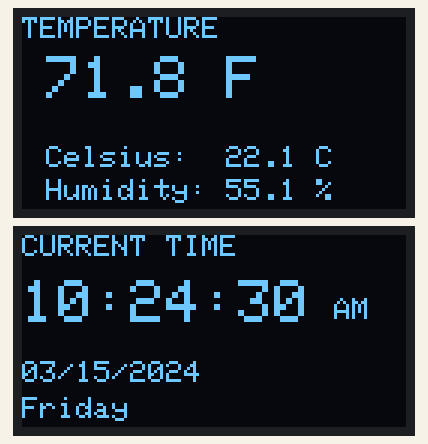
Bench run of a sketch on a simulated ESP32. On the bench: 2 × 128×64 one-colour display. The local clock reads 2024-03-15 10:24:30 at power-on unless the sketch sets it; what the sketch prints to the serial monitor is not drawn.

Above: at 0.5 s.
At 4.5 s:
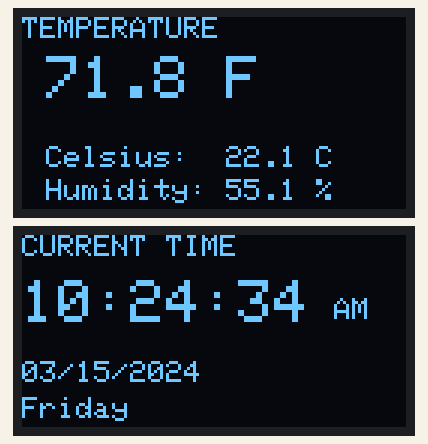
At 9.5 s:
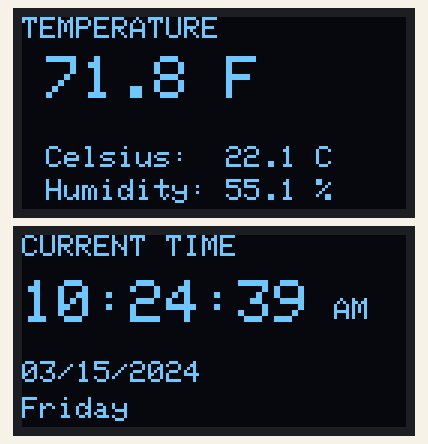
At 19.5 s:
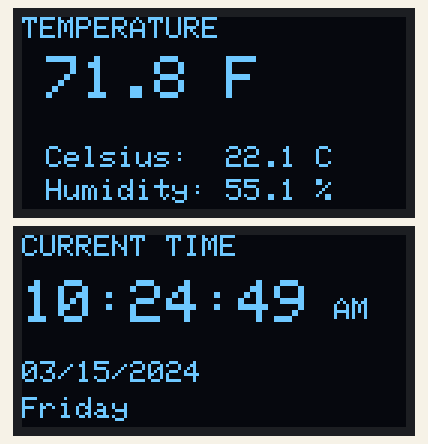
At 28.5 s:
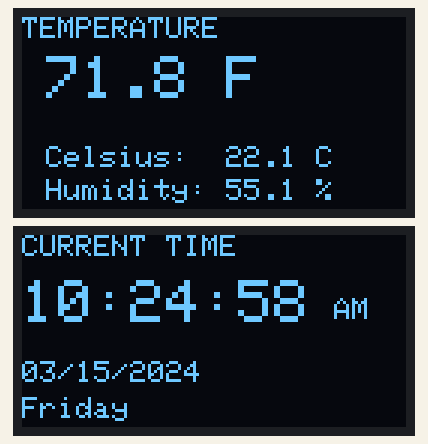
At 38.5 s:
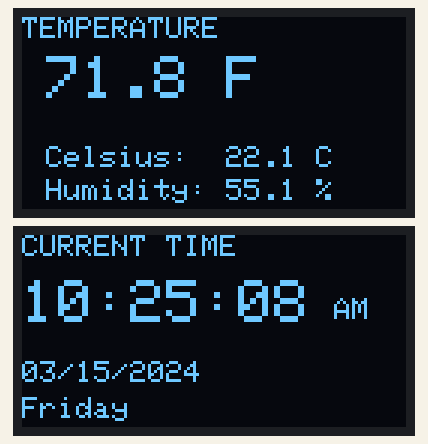

The sketch:

Dual_Oled_DHT_Clock.ino
```cpp
#include <Wire.h>
#include <RTClib.h>
#include <DHT.h>
#include <Adafruit_GFX.h>
#include <Adafruit_SSD1306.h>

// ============================================================
// ESP32 Elegoo DevKit V1 pin assignments
// ============================================================

// I2C bus 0: Temperature OLED + DS3231 RTC
constexpr int I2C0_SDA_PIN = 21;
constexpr int I2C0_SCL_PIN = 22;

// I2C bus 1: Time OLED
constexpr int I2C1_SDA_PIN = 25;
constexpr int I2C1_SCL_PIN = 26;

// DHT22 data pin
constexpr int DHT_PIN = 4;
constexpr uint8_t DHT_TYPE = DHT22;

// Most SSD1306 OLED modules use 0x3C.
constexpr uint8_t OLED_ADDRESS = 0x3C;

constexpr int SCREEN_WIDTH = 128;
constexpr int SCREEN_HEIGHT = 64;
constexpr int OLED_RESET_PIN = -1;

// Refresh periods
constexpr unsigned long CLOCK_REFRESH_MS = 1000;
constexpr unsigned long DHT_REFRESH_MS = 2500;

// ============================================================
// Hardware objects
// ============================================================


// Wire uses ESP32 I2C controller 0 for the temperature OLED and RTC.
// This additional object uses ESP32 I2C controller 1 for the time OLED.
TwoWire timeI2C(1);

RTC_DS3231 rtc;
//DHT dht(DHT_PIN, DHT_TYPE);

Adafruit_SSD1306 temperatureDisplay(
    SCREEN_WIDTH,
    SCREEN_HEIGHT,
    &Wire,
    OLED_RESET_PIN
);

Adafruit_SSD1306 timeDisplay(
    SCREEN_WIDTH,
    SCREEN_HEIGHT,
    &timeI2C,
    OLED_RESET_PIN
);

unsigned long lastClockRefresh = 0;
unsigned long lastDhtRefresh = 0;

const char* DAYS_OF_WEEK[] = {
    "Sunday",
    "Monday",
    "Tuesday",
    "Wednesday",
    "Thursday",
    "Friday",
    "Saturday"
};

// Declare this explicitly so Arduino's generated prototype retains the
// [[noreturn]] attribute used by the definition below.
[[noreturn]] void haltWithMessage(const char* message);

// ============================================================
// Arduino setup
// ============================================================

void setup() {
  Serial.begin(115200);
  delay(250);

  // Start I2C controller 0.
  if (!Wire.begin(
          I2C0_SDA_PIN,
          I2C0_SCL_PIN,
          400000)) {
    haltWithMessage("Could not start I2C bus 0.");
  }

  // Start I2C controller 1.
  if (!timeI2C.begin(
          I2C1_SDA_PIN,
          I2C1_SCL_PIN,
          400000)) {
    haltWithMessage("Could not start I2C bus 1.");
  }

  /*
   * The final two false arguments mean:
   *
   * 1. Do not use a hardware reset pin.
   * 2. Do not call Wire.begin() again because both
   *    I2C buses have already been initialized.
   */

  if (!temperatureDisplay.begin(
          SSD1306_SWITCHCAPVCC,
          OLED_ADDRESS,
          false,
          false)) {
    haltWithMessage(
        "Temperature OLED was not found."
    );
  }

  if (!timeDisplay.begin(
          SSD1306_SWITCHCAPVCC,
          OLED_ADDRESS,
          false,
          false)) {
    haltWithMessage(
        "Time OLED was not found."
    );
  }

  showStartupScreen(
      temperatureDisplay,
      "Starting DHT22..."
  );

  showStartupScreen(
      timeDisplay,
      "Starting DS3231..."
  );

  //dht.begin();

  // Connect RTClib to I2C controller 0.
  if (!rtc.begin(&Wire)) {
    haltWithMessage(
        "DS3231 RTC was not found."
    );
  }

  /*
   * When the DS3231 reports that backup power was lost,
   * set it to the date and time at which this sketch
   * was compiled.
   *
   * It will not reset the clock on every normal reboot.
   */
  if (rtc.lostPower()) {
    Serial.println(
        "RTC lost power; setting compile time."
    );

    // Set the RTC to four hours after the sketch compile time
    rtc.adjust(DateTime(F(__DATE__), F(__TIME__)) + TimeSpan(0, 4, 0, 0));
  }

  // rtc.adjust(DateTime(F(__DATE__), F(__TIME__)));

  updateTemperatureDisplay();
  updateTimeDisplay();

  lastDhtRefresh = millis();
  lastClockRefresh = millis();
}

// ============================================================
// Arduino loop
// ============================================================

void loop() {
  const unsigned long currentMillis = millis();

  if (currentMillis - lastClockRefresh
      >= CLOCK_REFRESH_MS) {
    lastClockRefresh = currentMillis;
    updateTimeDisplay();
  }

  if (currentMillis - lastDhtRefresh
      >= DHT_REFRESH_MS) {
    lastDhtRefresh = currentMillis;
    updateTemperatureDisplay();
  }
}

// ============================================================
// Utility functions
// ============================================================

[[noreturn]] void haltWithMessage(const char* message) {
  Serial.println(message);

  while (true) {
    delay(1000);
  }
}

void showStartupScreen(
    Adafruit_SSD1306& display,
    const char* message
) {
  display.clearDisplay();
  display.setTextColor(SSD1306_WHITE);
  display.setTextSize(1);
  display.setCursor(0, 0);

  display.println("ESP32 Sensor Clock");
  display.println();
  display.println(message);
  display.display();
}

// ============================================================
// Temperature OLED
// ============================================================

void updateTemperatureDisplay() {
  const float humidity = 55.123f;
  const float temperatureC = 22.1f;

  temperatureDisplay.clearDisplay();
  temperatureDisplay.setTextColor(SSD1306_WHITE);

  temperatureDisplay.setTextSize(1);
  temperatureDisplay.setCursor(0, 0);
  temperatureDisplay.println("TEMPERATURE");

  if (isnan(humidity) || isnan(temperatureC)) {
    temperatureDisplay.setTextSize(2);
    temperatureDisplay.setCursor(8, 20);
    temperatureDisplay.println("DHT22");

    temperatureDisplay.setTextSize(1);
    temperatureDisplay.println("Read failed");
    temperatureDisplay.display();

    Serial.println("DHT22 read failed.");
    return;
  }

  const float temperatureF = (temperatureC * 9.0F / 5.0F) + 32.0F;

  // Large Fahrenheit reading
  temperatureDisplay.setTextSize(2);
  temperatureDisplay.setCursor(8, 13);
  temperatureDisplay.print(temperatureF, 1);

  temperatureDisplay.setTextSize(2);
  temperatureDisplay.print(" F");

  // Celsius reading
  temperatureDisplay.setTextSize(1);
  temperatureDisplay.setCursor(8, 43);
  temperatureDisplay.print("Celsius:  ");
  temperatureDisplay.print(temperatureC, 1);
  temperatureDisplay.println(" C");

  // Humidity reading
  temperatureDisplay.setCursor(8, 54);
  temperatureDisplay.print("Humidity: ");
  temperatureDisplay.print(humidity, 1);
  temperatureDisplay.println(" %");

  temperatureDisplay.display();

  Serial.print("Temperature: ");
  Serial.print(temperatureF, 1);
  Serial.print(" F / ");
  Serial.print(temperatureC, 1);
  Serial.print(" C, Humidity: ");
  Serial.print(humidity, 1);
  Serial.println(" %");
}

// ============================================================
// Time OLED
// ============================================================
void updateTimeDisplay() {
  const DateTime now = rtc.now();

  // Convert the DS3231's 24-hour value to 12-hour time.
  uint8_t hour12 = now.hour() % 12;

  if (hour12 == 0) {
    hour12 = 12;
  }

  const char* timeInAmPm =
      now.hour() >= 12 ? "PM" : "AM";

  char timeBuffer[9];
  char dateBuffer[11];

  snprintf(
      timeBuffer,
      sizeof(timeBuffer),
      "%02u:%02u:%02u",
      hour12,
      now.minute(),
      now.second()
  );

  snprintf(
      dateBuffer,
      sizeof(dateBuffer),
      "%02u/%02u/%04u",
      now.month(),
      now.day(),
      now.year()
  );

  timeDisplay.clearDisplay();
  timeDisplay.setTextColor(SSD1306_WHITE);

  timeDisplay.setTextSize(1);
  timeDisplay.setCursor(0, 0);
  timeDisplay.println("CURRENT TIME");

  timeDisplay.setTextSize(2);
  timeDisplay.setCursor(0, 15);
  timeDisplay.print(timeBuffer);

  timeDisplay.setTextSize(1);
  timeDisplay.setCursor(104, 21);
  timeDisplay.print(timeInAmPm);

  timeDisplay.setCursor(0, 42);
  timeDisplay.print(dateBuffer);

  timeDisplay.setCursor(0, 54);
  timeDisplay.print(
      DAYS_OF_WEEK[now.dayOfTheWeek()]
  );

  timeDisplay.display();
}
```

Measured:
- what the display in image 0 shows lasts 1.0 s, from 0.4 s to 1.4 s
